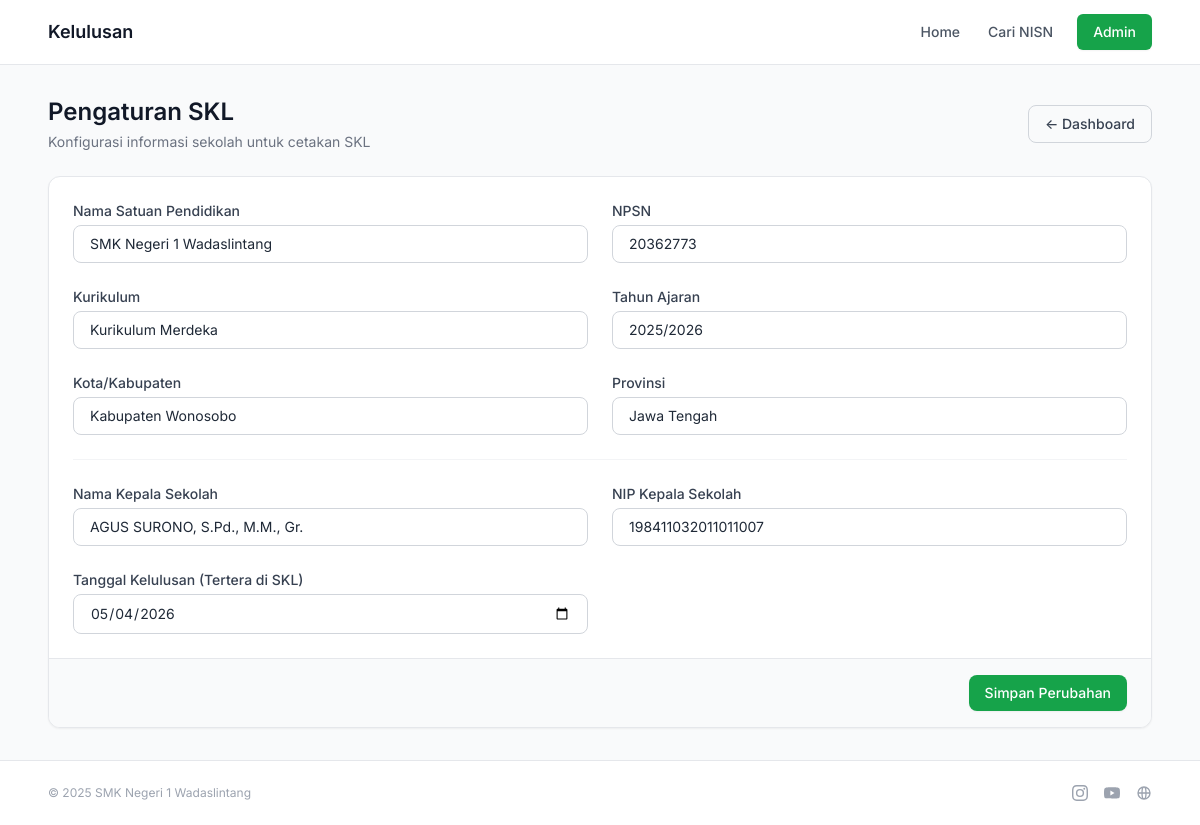
The page /admin/skl_settings.php (signed in) on the database its author committed.
### tables this page shows
CREATE TABLE `skl_settings` (
  `id` int(11) NOT NULL,
  `nama_sekolah` varchar(255) NOT NULL,
  `npsn` varchar(20) NOT NULL,
  `kurikulum` varchar(100) NOT NULL,
  `alamat_sekolah` text DEFAULT NULL,
  `kota_kabupaten` varchar(100) NOT NULL,
  `provinsi` varchar(100) NOT NULL,
  `kepala_sekolah` varchar(255) NOT NULL,
  `nip_kepala_sekolah` varchar(50) NOT NULL,
  `tanggal_skl` date NOT NULL,
  `tahun_ajaran` varchar(20) NOT NULL,
  `kop_surat` varchar(255) DEFAULT NULL
);

### app/controllers/AdminController.php (called while the page is built, shortened)
<?php
class AdminController
{
    private $conn;
    public function __construct($conn)
    {
        $this->conn = $conn;
    }
    public function sklSettings()
    {
        $conn = $this->conn;
        $res = $conn->query("SELECT * FROM skl_settings WHERE id=1");
        $settings = $res->fetch_assoc();
        include BASE_PATH . '/resources/layouts/header.php';
        include BASE_PATH . '/resources/admin/skl_settings.php';
        include BASE_PATH . '/resources/layouts/footer.php';
    }
}

### admin/skl_settings.php (called while the page is built, shortened)
<?php
require_once BASE_PATH . '/app/controllers/AdminController.php';
$controller = new AdminController($conn);
$controller->sklSettings();

### resources/admin/skl_settings.php (the view, shortened to what this page needs)
<main class="flex-grow py-8">
    <div class="max-w-6xl mx-auto px-4 sm:px-6">
        <div class="flex items-center justify-between mb-6">
            <div>
                <h2 class="text-2xl font-semibold text-gray-900">Pengaturan SKL</h2>
                <p class="text-sm text-gray-500 mt-1">Konfigurasi informasi sekolah untuk cetakan SKL</p>
            </div>
            <a href="dashboard.php" class="inline-flex items-center px-4 py-2 border border-gray-300 text-sm font-medium text-gray-700 rounded-lg hover:bg-gray-50 transition-colors">
                &larr; Dashboard
            </a>
        </div>
        <form action="" method="POST" class="bg-white border border-gray-200 rounded-xl overflow-hidden shadow-sm">
            <div class="p-6 space-y-6">
                <div class="grid grid-cols-1 md:grid-cols-2 gap-6">
                    <div>
                        <label class="block text-sm font-medium text-gray-700 mb-1">Nama Satuan Pendidikan</label>
                        <input type="text" name="nama_sekolah" value="<?= htmlspecialchars($settings['nama_sekolah']) ?>" required
                            class="w-full px-4 py-2 text-sm border border-gray-300 rounded-lg focus:ring-2 focus:ring-primary-500 focus:border-primary-500">
                    </div>
                    <div>
                        <label class="block text-sm font-medium text-gray-700 mb-1">NPSN</label>
                        <input type="text" name="npsn" value="<?= htmlspecialchars($settings['npsn']) ?>" required
                            class="w-full px-4 py-2 text-sm border border-gray-300 rounded-lg focus:ring-2 focus:ring-primary-500 focus:border-primary-500">
                    </div>
                    <div>
                        <label class="block text-sm font-medium text-gray-700 mb-1">Kurikulum</label>
                        <input type="text" name="kurikulum" value="<?= htmlspecialchars($settings['kurikulum']) ?>" required
                            class="w-full px-4 py-2 text-sm border border-gray-300 rounded-lg focus:ring-2 focus:ring-primary-500 focus:border-primary-500">
                    </div>
                    <div>
                        <label class="block text-sm font-medium text-gray-700 mb-1">Tahun Ajaran</label>
                        <input type="text" name="tahun_ajaran" value="<?= htmlspecialchars($settings['tahun_ajaran']) ?>" required
                            class="w-full px-4 py-2 text-sm border border-gray-300 rounded-lg focus:ring-2 focus:ring-primary-500 focus:border-primary-500">
                    </div>
                </div>
                <div class="grid grid-cols-1 md:grid-cols-2 gap-6">
                    <div>
                        <label class="block text-sm font-medium text-gray-700 mb-1">Kota/Kabupaten</label>
                        <input type="text" name="kota_kabupaten" value="<?= htmlspecialchars($settings['kota_kabupaten']) ?>" required
                            class="w-full px-4 py-2 text-sm border border-gray-300 rounded-lg focus:ring-2 focus:ring-primary-500 focus:border-primary-500">
                    </div>
                    <div>
                        <label class="block text-sm font-medium text-gray-700 mb-1">Provinsi</label>
                        <input type="text" name="provinsi" value="<?= htmlspecialchars($settings['provinsi']) ?>" required
                            class="w-full px-4 py-2 text-sm border border-gray-300 rounded-lg focus:ring-2 focus:ring-primary-500 focus:border-primary-500">
                    </div>
                </div>
                <hr class="border-gray-100">
                <div class="grid grid-cols-1 md:grid-cols-2 gap-6">
                    <div>
                        <label class="block text-sm font-medium text-gray-700 mb-1">Nama Kepala Sekolah</label>
                        <input type="text" name="kepala_sekolah" value="<?= htmlspecialchars($settings['kepala_sekolah']) ?>" required
                            class="w-full px-4 py-2 text-sm border border-gray-300 rounded-lg focus:ring-2 focus:ring-primary-500 focus:border-primary-500">
                    </div>
                    <div>
                        <label class="block text-sm font-medium text-gray-700 mb-1">NIP Kepala Sekolah</label>
                        <input type="text" name="nip_kepala_sekolah" value="<?= htmlspecialchars($settings['nip_kepala_sekolah']) ?>" required
                            class="w-full px-4 py-2 text-sm border border-gray-300 rounded-lg focus:ring-2 focus:ring-primary-500 focus:border-primary-500">
                    </div>
                    <div>
                        <label class="block text-sm font-medium text-gray-700 mb-1">Tanggal Kelulusan (Tertera di SKL)</label>
                        <input type="date" name="tanggal_skl" value="<?= htmlspecialchars($settings['tanggal_skl']) ?>" required
                            class="w-full px-4 py-2 text-sm border border-gray-300 rounded-lg focus:ring-2 focus:ring-primary-500 focus:border-primary-500">
                    </div>
                </div>
            </div>
            <div class="px-6 py-4 bg-gray-50 border-t border-gray-200 text-right">
                <button type="submit"
                    class="inline-flex items-center px-4 py-2 text-sm bg-primary-600 text-white font-medium rounded-lg hover:bg-primary-700 transition-colors shadow-sm">
                    Simpan Perubahan
                </button>
            </div>
        </form>
    </div>
</main>

### public/css/style.css (style rules this page uses)
* { transition-property: color, background-color, border-color, opacity; transition-duration: 0.15s; transition-timing-function: ease; }

### rows shown on the page
skl_settings: nama_sekolah "SMK Negeri 1 Wadaslintang", npsn "20362773", kurikulum "Kurikulum Merdeka", tahun_ajaran "2025/2026", kota_kabupaten "Kabupaten Wonosobo", provinsi "Jawa Tengah", kepala_sekolah "AGUS SURONO, S.Pd., M.M., Gr.", nip_kepala_sekolah "198411032011011007", tanggal_skl "05/04/2026"
